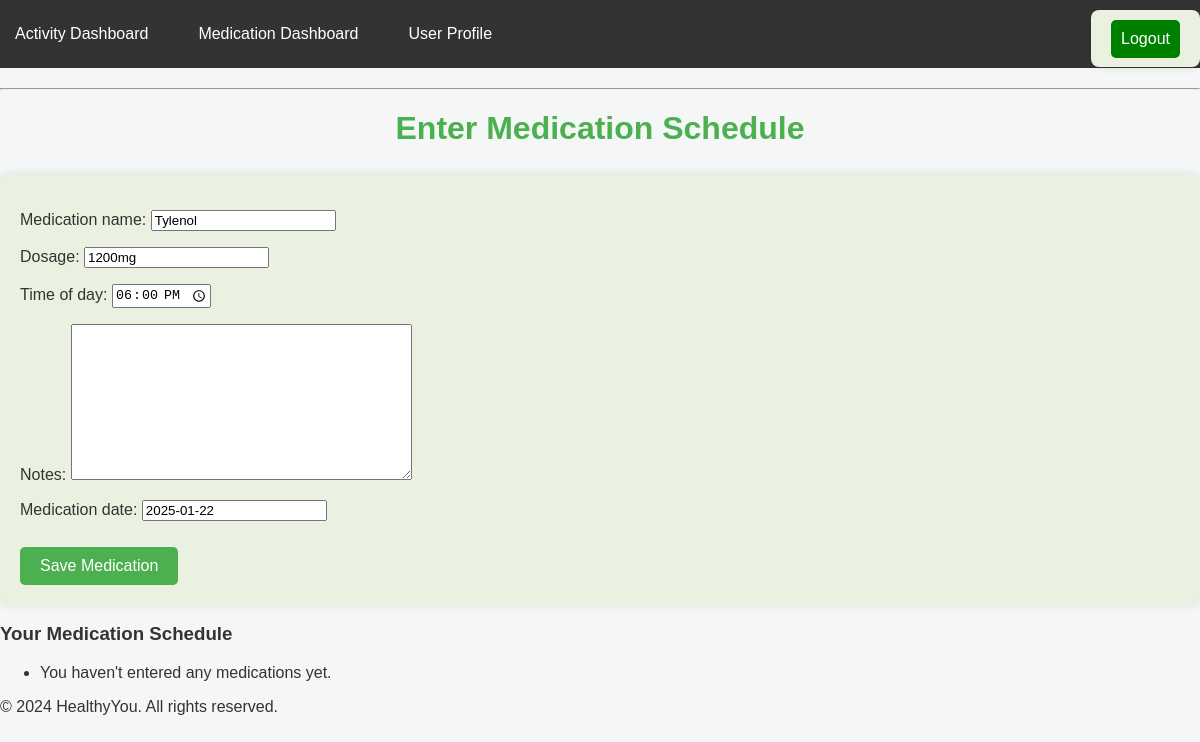
Page /dashboard/medication-schedule/1/ (signed in) on the committed database.
### tracker/models.py (models this page shows, shortened)
class MedicationSchedule(models.Model):
    user = models.ForeignKey(User, on_delete=models.CASCADE)  # Link each medication schedule to a user
    medication_name = models.CharField(max_length=200)  # Name of the medication or supplement
    dosage = models.CharField(max_length=100)  # Dosage prescribed (e.g., "500mg")
    time_of_day = models.TimeField()  # Scheduled time for taking the medication
    notes = models.TextField(blank=True)  # Optional notes or instructions
    medication_date = models.DateField()  # Specific date for taking the medication

### tracker/views.py (the view)
# urls.py: path('medication-schedule/', views.medication_schedule_view, name='medication_schedule'),
@login_required
def medication_schedule_view(request, id=None):
    if id:
        medication_schedule = get_object_or_404(MedicationSchedule, id=id, user=request.user)
        form = MedicationScheduleForm(request.POST or None, instance=medication_schedule)
    else:
        form = MedicationScheduleForm(request.POST or None)
    if request.method == 'POST' and form.is_valid():
        medication_schedule = form.save(commit=False)
        medication_schedule.user = request.user
        medication_schedule.save()
        return redirect('medication_dashboard')
    return render(request, 'tracker/medication_schedule.html', {
        'form': form,
        'editing': bool(id),  # Flag to determine if we're creating or editing
    })

### tracker/forms.py
class MedicationScheduleForm(forms.ModelForm):
    class Meta:
        model = MedicationSchedule  # Map this form to the MedicationSchedule model
        fields = ['medication_name', 'dosage', 'time_of_day', 'notes',
                  'medication_date']  # Fields to include in the form
        widgets = {
            'time_of_day': forms.TimeInput(attrs={'type': 'time'}),
        }

### tracker/templates/tracker/medication_schedule.html (shortened to what this page needs)
{% extends 'base.html' %}
{% block content %}
  <h2>Enter Medication Schedule</h2>
  <form method="POST">
    {{ form.as_p }}
    <button type="submit" class="btn btn-primary">Save Medication</button>
  </form>
  <h3>Your Medication Schedule</h3>
  <ul>
    {% for medication in medications %}
      <li>{{ medication.medication_name }} - {{ medication.dosage }} - {{ medication.time_of_day }} - {{ medication.notes }}</li>
    {% empty %}
      <li>You haven't entered any medications yet.</li>
    {% endfor %}
  </ul>
{% endblock %}

### tracker/static/css/style.css (style rules this page uses)
body { font-family: 'Arial', sans-serif; margin: 0; padding: 0; background-color: #f4f7f6; color: #333; }
h1, h2 { font-size: 2em; color: #4CAF50; text-align: center; margin-top: 20px; }
form { margin-top: 20px; padding: 20px; background-color: #eaf1e0; border-radius: 8px; box-shadow: 0 0 10px rgba(0, 0, 0, 0.1); }
form button { background-color: #4CAF50; color: white; border: none; padding: 10px 20px; border-radius: 5px; cursor: pointer; font-size: 16px; margin-top: 10px; }

### rows in the picture
MedicationSchedule: medication_name "Tylenol", dosage "1200mg", time_of_day "18:00:00", medication_date "2025-01-22"
